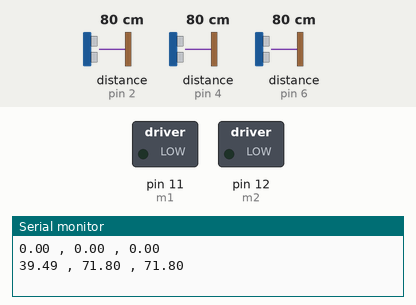
The sketch below on a simulated Arduino Uno, built with avr-gcc and run on an emulated ATmega328P. Parts: switched loads named in the sketch (green lamp = pin HIGH), the last lines printed to the serial monitor. Wiring (inferred from the names in the program): 3 × ultrasonic range finder: trigger pin 3, echo pin 2 / trigger pin 5, echo pin 4 / trigger pin 7, echo pin 6. Dashed ring = blinking. Inputs (shaded band) come from the test bench; at power-on: distance to the obstacle (sensors on pin 2, pin 4, pin 6) 80 cm. The echo pulse lasts 58.3 µs per cm; pins used as bus, display or sensor lines are not drawn.

Above: at 0.69 s.
1.3 s: distance to the obstacle (sensor on pin 2) set to 75 cm
At 2.3 s:
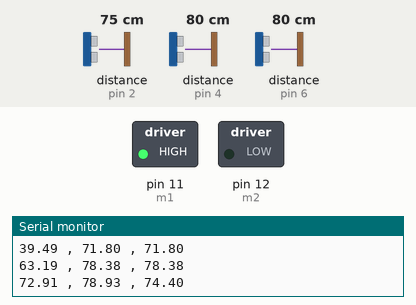
4.3 s: distance to the obstacle (sensor on pin 4) set to 72 cm
At 4.8 s:
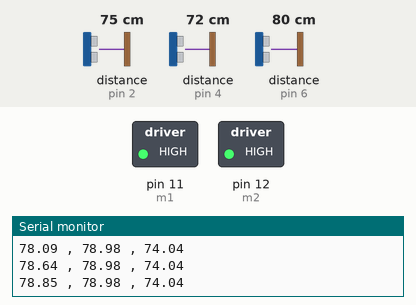
7.3 s: distance to the obstacle (sensor on pin 4) set to 120 cm
At 7.9 s:
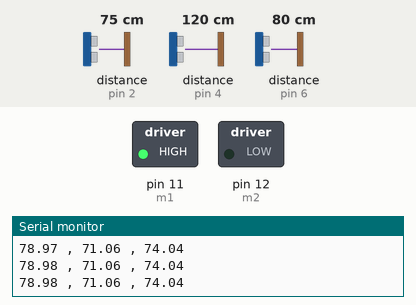
10.3 s: distance to the obstacle (sensor on pin 4) set to 2 cm
At 11.0 s:
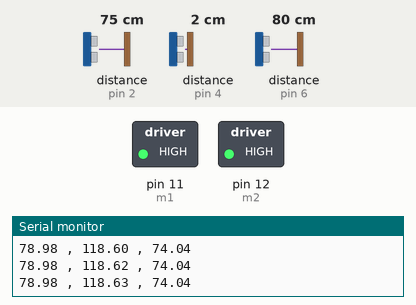
Timing chart, 0 to 14.3 s (numbered marks = the images above; inputs shaded):
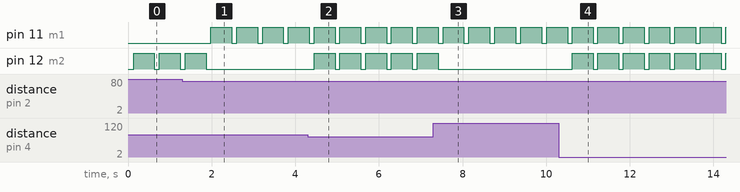

The sketch:

Kalman_para_3_sensores.ino
```cpp
// Atribuição dos pinos
#define ECHO_PIN1 2
#define TRIG_PIN1 3
#define ECHO_PIN2 4
#define TRIG_PIN2 5
#define ECHO_PIN3 6
#define TRIG_PIN3 7
#define m1 11 //motor m1 LadoEsquerdo
#define m2 12 //motor m2 LadoDireito

// Filtros de Kalman
double kalman(double U){
  static const double R = 10;
  static const double H = 1.00;
  static double Q = 10;
  static double P = 0;
  static double U_hat = 0;
  static double K = 0;
  K = P*H/(H*P*H+R);
  U_hat += + K*(U-H*U_hat);
  P = (1-K*H)*P+Q;
  return U_hat;
}

double kalman1(double U1){
  static const double R1 = 10;
  static const double H1 = 1.00;
  static double Q1 = 10;
  static double P1 = 0;
  static double U_hat1 = 0;
  static double K1 = 0;
  K1 = P1*H1/(H1*P1*H1+1);
  U_hat1 += + K1*(U1-H1*U_hat1);
  P1 = (1-K1*H1)*P1+Q1;
  return U_hat1;
}

double kalman2(double U2){
  static const double R2 = 10;
  static const double H2 = 1.00;
  static double Q2 = 10;
  static double P2 = 0;
  static double U_hat2 = 0;
  static double K2 = 0;
  K2 = P2*H2/(H2*P2*H2+1);
  U_hat2 += + K2*(U2-H2*U_hat2);
  P2 = (1-K2*H2)*P2+Q2;
  return U_hat2;
}

void setup() {
  Serial.begin(9600);
  // Configuração dos pinos
  pinMode(TRIG_PIN1, OUTPUT);
  pinMode(ECHO_PIN1, INPUT); // definição E/S pinos do Sensor 1

  pinMode(TRIG_PIN2, OUTPUT);
  pinMode(ECHO_PIN2, INPUT); // definição E/S pinos do Sensor 2

  pinMode(TRIG_PIN3, OUTPUT);
  pinMode(ECHO_PIN3, INPUT);// definição E/S pinos do Sensor 3

  pinMode(m1, OUTPUT);
  pinMode(m2, OUTPUT);
}

// Estimação da distância
float readDistanceCM(int x, int y) {
  digitalWrite(x, LOW);
  delayMicroseconds(2);
  digitalWrite(x, HIGH);
  delayMicroseconds(10);
  digitalWrite(x, LOW);
  int duration = pulseIn(y, HIGH);
  return duration * 0.034 / 2;
}

void loop() {

  boolean close = true;

  float distance1 = readDistanceCM(TRIG_PIN3, ECHO_PIN3);
  float kaldist = kalman(distance1);
  float distance2 = readDistanceCM(TRIG_PIN2, ECHO_PIN2);
  float kaldist1 = kalman1(distance2);
  float distance3 = readDistanceCM(TRIG_PIN1, ECHO_PIN1);
  float kaldist2 = kalman2(distance3);

  // Avalia qual/quais motores devem ser ativados
  if (150 > kaldist && kaldist < kaldist1 && kaldist < kaldist2){
    digitalWrite(m2, close);  // Coloca m2 em nível lógico alto
    delay(500);               // durante 500 ms
    digitalWrite(m2, !close); // Coloca m1 em nível lógico baixo
  }else if (150 > kaldist1 && kaldist1 < kaldist && kaldist1 < kaldist2){
    digitalWrite(m2, close);  // Coloca m2 e m1
    digitalWrite(m1, close);  // em nível lógico alto
    delay(500);               // durante 500 ms
    digitalWrite(m2, !close); // Coloca m2 em nível lógico baixo
    digitalWrite(m1, !close); // Coloca m1 em nível lógico baixo
  }else if (150 > kaldist2 && kaldist2 < kaldist && kaldist2 < kaldist1){
    digitalWrite(m1, close);  // Coloca m1 em nível lógico alto
    delay(500);               // durante 500 ms
    digitalWrite(m1, !close); // Coloca m1 em nível lógico baixo
  }

  Serial.print(kaldist);
  Serial.print(" , ");
  Serial.print(kaldist1);
  Serial.print(" , ");
  Serial.println(kaldist2);
  delay(100);
}
```

Measured:
- the behaviour switches between 80 and 79 cm on distance to the obstacle (sensor on pin 2) (found by bisection; images 0 and 1)
- the behaviour switches between 75 and 74 cm on distance to the obstacle (sensor on pin 4) (found by bisection; images 1 and 2)
- after the input at 1.3 s, pin 11 (m1): alternates HIGH for 0.50 s and LOW for 0.12 s, starting after 0.68 s; pin 12 (m2): goes on until 1.9 s, then stays LOW
- after the input at 4.3 s, pin 12 (m2): alternates HIGH for 0.50 s and LOW for 0.12 s, starting after 0.15 s
- after the input at 7.3 s, pin 12 (m2): goes on until 7.4 s, then stays LOW
- after the input at 10.3 s, pin 12 (m2): alternates HIGH for 0.50 s and LOW for 0.11 s, starting after 0.32 s
- by itself, pin 12 (m2): alternates HIGH for 0.50 s and LOW for 0.12 s
